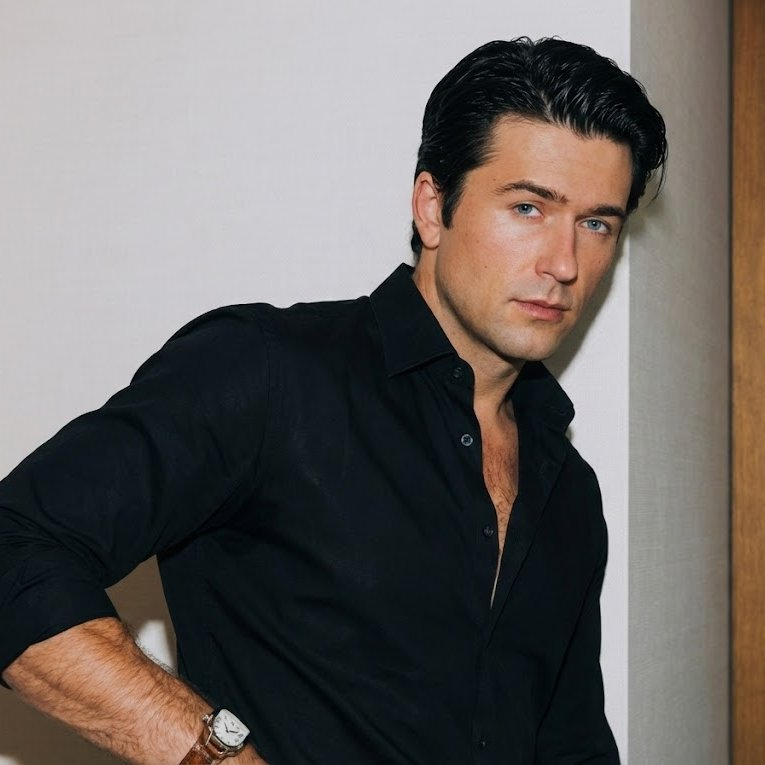
#> input picture Tugas Akhir/foto.jpg, 765 x 765 px
$ python deteksi_tepi.py   (older library calls are emulated)
#> lines starting #> are read from the running program, lines starting #| are printed output that depends on the picture
import cv2
import numpy as np
import matplotlib.pyplot as plt

# --- LANGKAH 1: BACA GAMBAR ---
# Pastikan ada file bernama 'foto.jpg' di folder yang sama dengan file kode ini!
nama_file = 'foto.jpg'
img = cv2.imread(nama_file, 0) # Angka 0 artinya baca sebagai Grayscale (Hitam Putih)
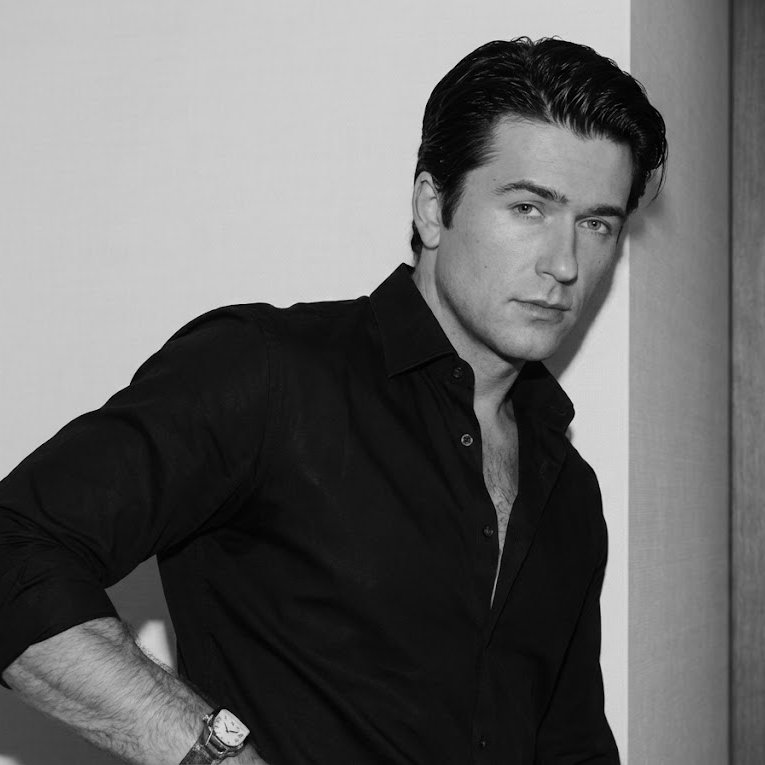
#> img: shape (765, 765); min 0, max 231, mean 103.5

# --- CEK APAKAH GAMBAR DITEMUKAN ---
if img is None:
    print(f"ERROR FATAL: File '{nama_file}' tidak ditemukan!")
    print("Solusi: Pastikan file gambar ada di folder yang sama dan namanya benar.")
else:
    print("Gambar ditemukan, memproses metode numerik...")

    # --- LANGKAH 2: METODE NUMERIK (SOBEL) ---
    # Hitung Gradien arah X (Vertikal) dan Y (Horizontal)
    # ksize=3 artinya kita pakai matriks kernel ukuran 3x3
    sobelx = cv2.Sobel(img, cv2.CV_64F, 1, 0, ksize=3)
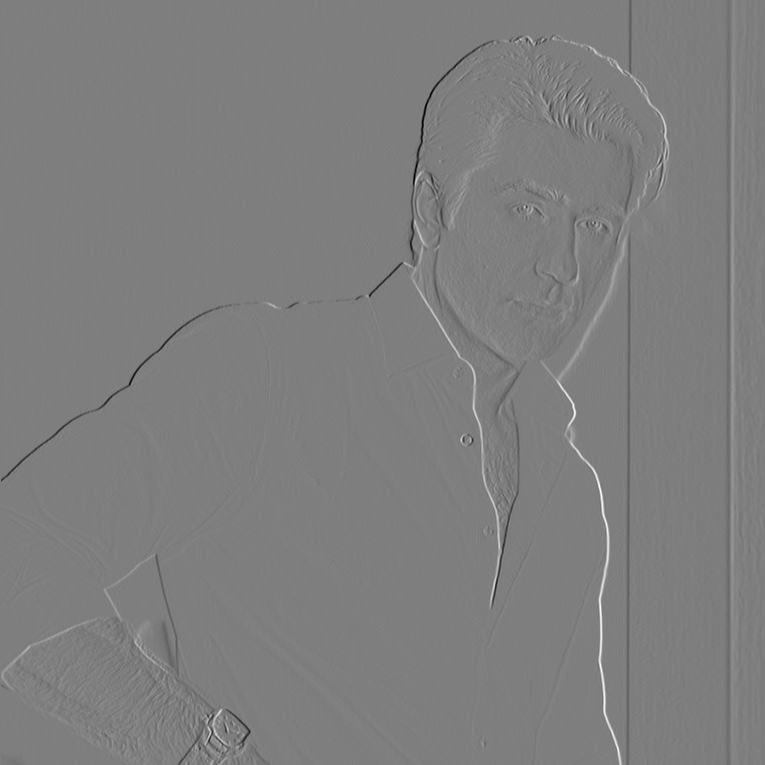
#> sobelx: shape (765, 765) float64; min -841, max 853, mean -0.4; drawn with min black and max white
    sobely = cv2.Sobel(img, cv2.CV_64F, 0, 1, ksize=3)
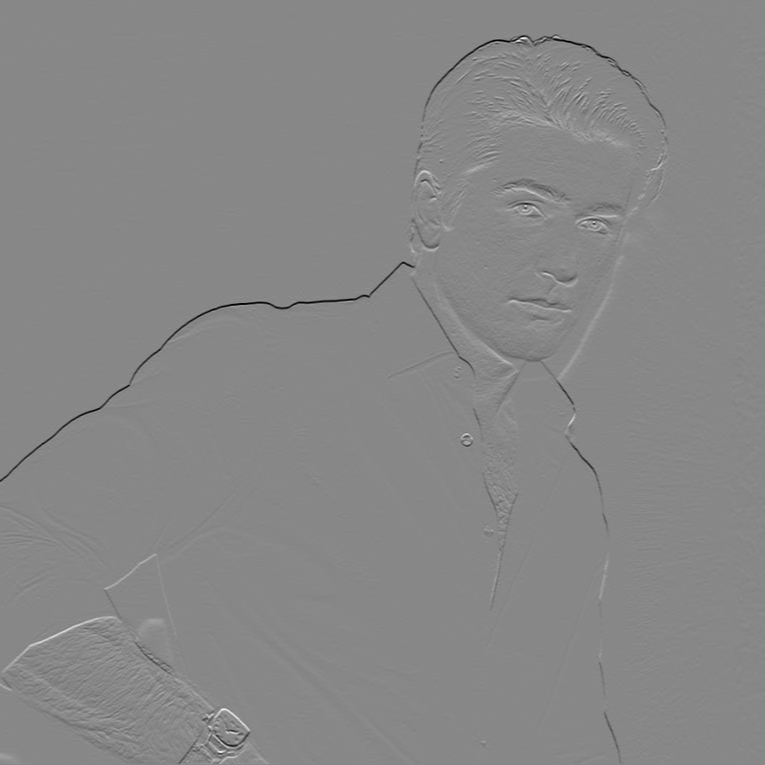
#> sobely: shape (765, 765) float64; min -860, max 755, mean -1.3; drawn with min black and max white

    # --- LANGKAH 3: HITUNG MAGNITUDE (KEKUATAN TEPI) ---
    # Rumus Pythagoras: akar(x^2 + y^2)
    gradient_magnitude = np.sqrt(sobelx**2 + sobely**2)
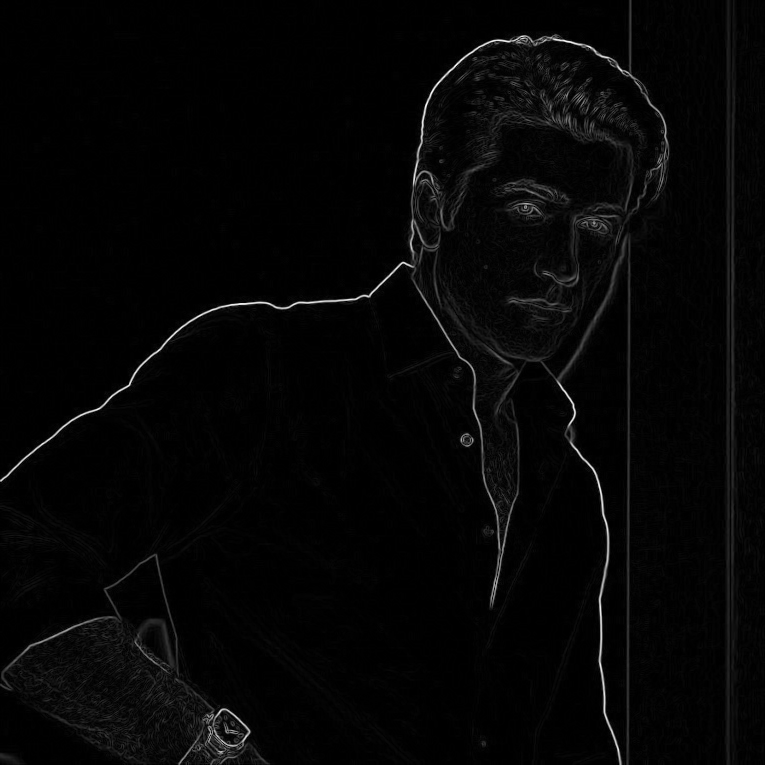
#> gradient_magnitude: shape (765, 765) float64; min 0, max 903.8, mean 20.4; drawn with min black and max white

    # Konversi ke format gambar (integer 8-bit) agar bisa tampil
    gradient_magnitude = np.uint8(np.absolute(gradient_magnitude))
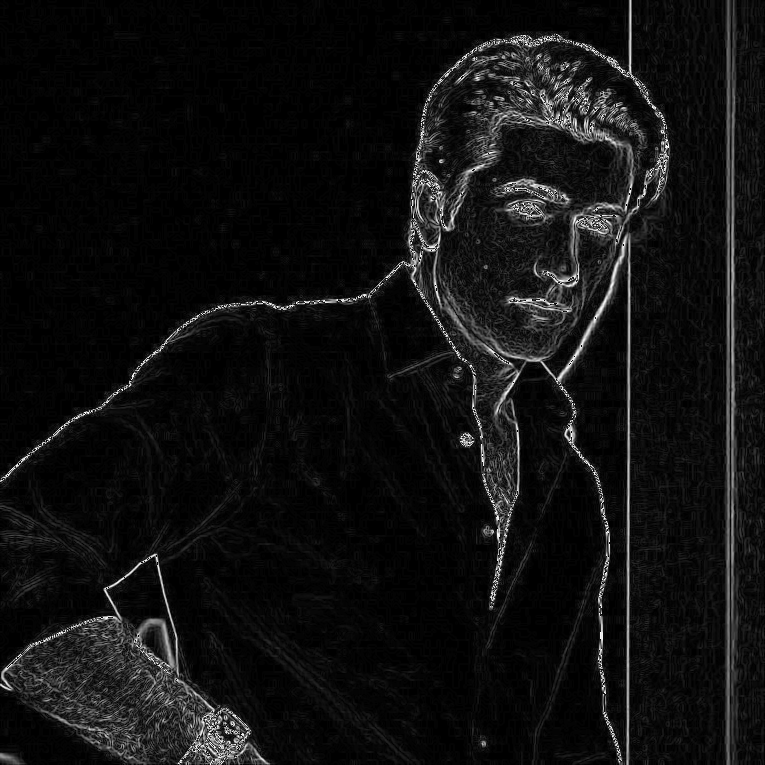
#> gradient_magnitude: shape (765, 765); min 0, max 255, mean 16.5

    # --- LANGKAH 4: TAMPILKAN HASIL ---
    plt.figure(figsize=(12, 6))

    # Plot Gambar Asli
    plt.subplot(1, 2, 1)
    plt.imshow(img, cmap='gray')
    plt.title('Gambar Asli (Grayscale)')
    plt.axis('off')

    # Plot Hasil Deteksi Tepi
    plt.subplot(1, 2, 2)
    plt.imshow(gradient_magnitude, cmap='gray')
    plt.title('Hasil Deteksi Tepi (Metode Sobel)')
    plt.axis('off')

    print("Berhasil! Menampilkan grafik...")
    plt.show()
